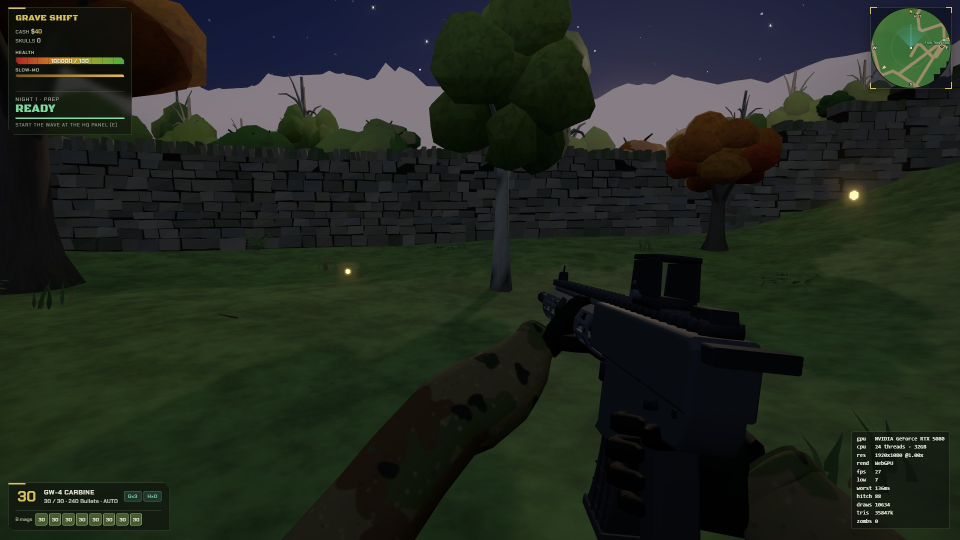
#> input picture qa/2026-11-03-AG-222/shadow-dawn_west_wall-off.jpg, 1920 x 1080 px, given in place of shadow-dusk_ne_wall-off.jpg, which was not available (shown at 1/2 size)
$ python diff.py
#> lines starting #> are read from the running program, lines starting #| are printed output that depends on the picture
from PIL import Image, ImageChops
d='qa/2026-11-03-GB-273/seats/'
a=Image.open(d+'shadow-dusk_ne_wall-off.jpg').convert('RGB'); b=Image.open(d+'shadow-dusk_ne_wall-on.jpg').convert('RGB')
#> further down, a is the input picture: PIL image 1920x1080 RGB; mean R, G, B 33, 39.5, 30.9
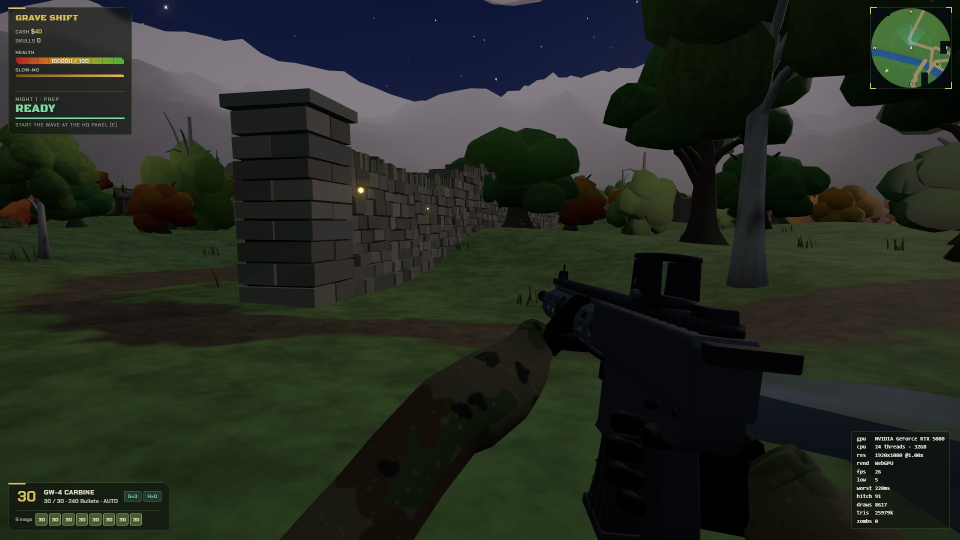
#> input picture qa/2026-11-03-AG-222/shadow-dusk_ne_wall-on.jpg, 1920 x 1080 px, found by its file name (shown at 1/2 size)
#> further down, b is the input picture: PIL image 1920x1080 RGB; mean R, G, B 37, 42.1, 34.2
diff=ImageChops.difference(a,b).convert('L').point(lambda v: min(255,v*12))
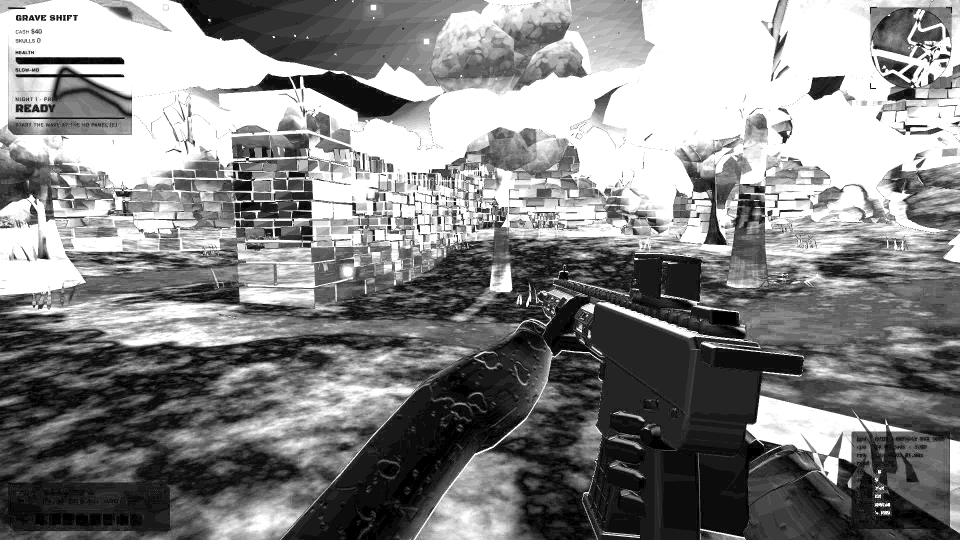
#> diff: PIL image 1920x1080 L (shown at 1/2 size); min 0, max 255, mean 133.4
w=a.width; h=a.height
#> after `w = a.width`: w = 1920
#> after `h = a.height`: h = 1080
sheet=Image.new('RGB',(w*3//2, h//2))
#> sheet: PIL image 2880x540 RGB; every value is 0
sheet.paste(a.resize((w//2,h//2)),(0,0)); sheet.paste(b.resize((w//2,h//2)),(w//2,0)); sheet.paste(diff.convert('RGB').resize((w//2,h//2)),(w,0))
#> after `sheet.paste(a.resize((w // 2, h // 2)), (0, 0))`:
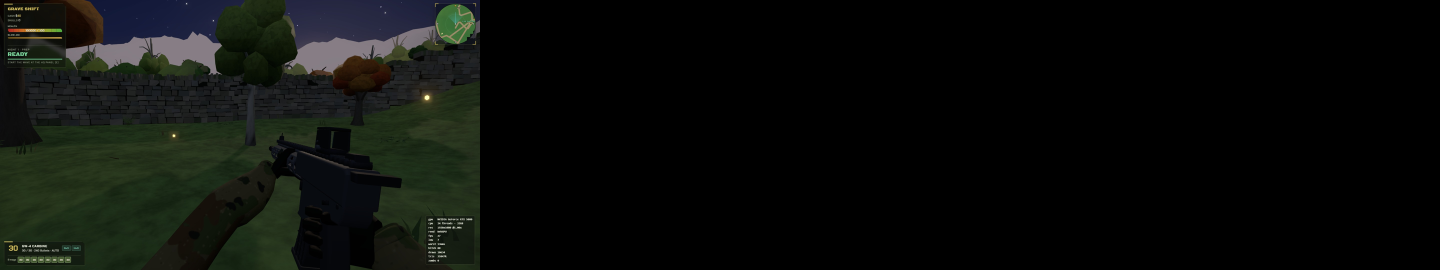
#> sheet: PIL image 2880x540 RGB (shown at 1/2 size); mean R, G, B 11, 13.2, 10.3
#> after `sheet.paste(b.resize((w // 2, h // 2)), (w // 2, 0))`:
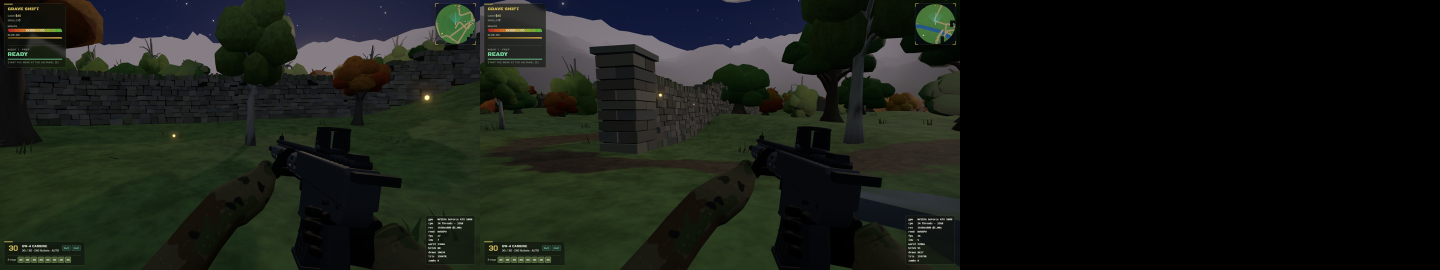
#> sheet: PIL image 2880x540 RGB (shown at 1/2 size); mean R, G, B 23.4, 27.2, 21.7
#> after `sheet.paste(diff.convert('RGB').resize((w // 2, h // 2)), (w, 0))`:
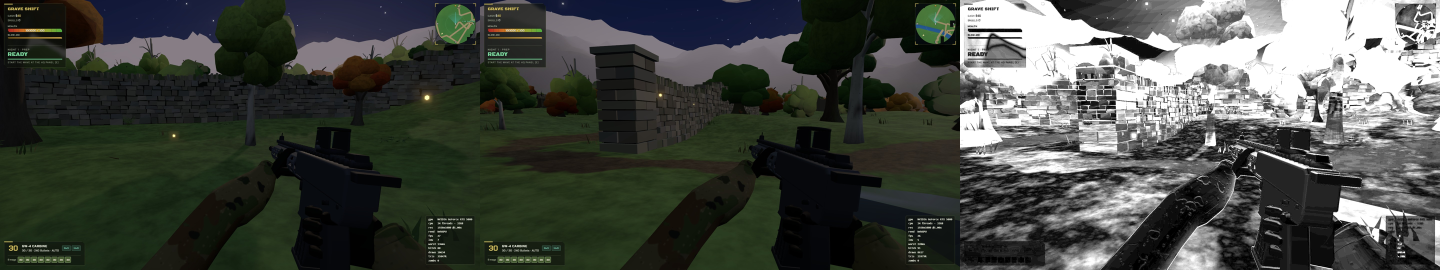
#> sheet: PIL image 2880x540 RGB (shown at 1/2 size); mean R, G, B 67.8, 71.6, 66.1
sheet.save(d+'dusk-diff-sheet.jpg')
